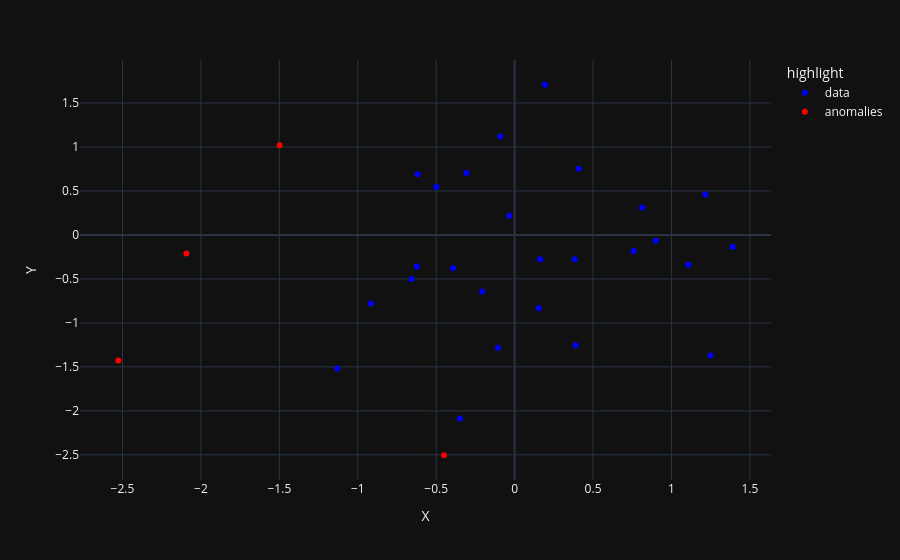

The notebook cell saved with this chart:
### Markdown cell above
One way to plot the anomalies together with the data points using the package "plotly" is to merge into one data frame and add an indicator column:

### Code cell
# Assign data
df1 = gnnObj.take_data()
df2 = gnnObj.take_value()

# Mark points that are in df2
df1['highlight'] = df1.merge(df2.assign(flag=1), on=['X', 'Y'], how='left')['flag'].fillna(0)

# Convert to category for plotting
df1['highlight'] = df1['highlight'].map({0: 'data', 1: 'anomalies'})

# Plot
fig = px.scatter(df1, x='X', y='Y', color='highlight',
                 color_discrete_map={'data': 'blue', 'anomalies': 'red'},
                 template="plotly_dark")

fig.show()

### Figure 1 — Plotly figure (JSON) as saved in the notebook; plotly's stock layout.template omitted (floating-point values rounded to 4 significant figures)
{"data": [{"hovertemplate": "highlight=data<br>X=%{x}<br>Y=%{y}<extra></extra>", "legendgroup": "data", "marker": {"color": "blue", "symbol": "circle"}, "mode": "markers", "name": "data", "orientation": "v", "showlegend": true, "type": "scatter", "x": [-0.9159, 0.389, 0.1542, -0.2071, 1.39, 0.1627, 1.216, -0.6192, 0.1937, 0.4091, -0.3922, -0.6231, 0.3836, 0.8121, 0.7578, -0.1064, -1.13, -0.3071, -0.6574, -0.4991, -0.09059, 1.249, 0.8999, -0.03378, -0.3491, 1.108], "xaxis": "x", "y": [-0.7795, -1.256, -0.8328, -0.6442, -0.1362, -0.276, 0.4587, 0.6896, 1.707, 0.7515, -0.3786, -0.3601, -0.2776, 0.3123, -0.182, -1.282, -1.519, 0.7049, -0.501, 0.5455, 1.119, -1.369, -0.0668, 0.2173, -2.086, -0.3404], "yaxis": "y"}, {"hovertemplate": "highlight=anomalies<br>X=%{x}<br>Y=%{y}<extra></extra>", "legendgroup": "anomalies", "marker": {"color": "red", "symbol": "circle"}, "mode": "markers", "name": "anomalies", "orientation": "v", "showlegend": true, "type": "scatter", "x": [-2.527, -0.4509, -1.498, -2.092], "xaxis": "x", "y": [-1.428, -2.505, 1.02, -0.2123], "yaxis": "y"}], "layout": {"legend": {"title": {"text": "highlight"}, "tracegroupgap": 0}, "margin": {"t": 60}, "xaxis": {"anchor": "y", "domain": [0, 1], "title": {"text": "X"}}, "yaxis": {"anchor": "x", "domain": [0, 1], "title": {"text": "Y"}}}}
